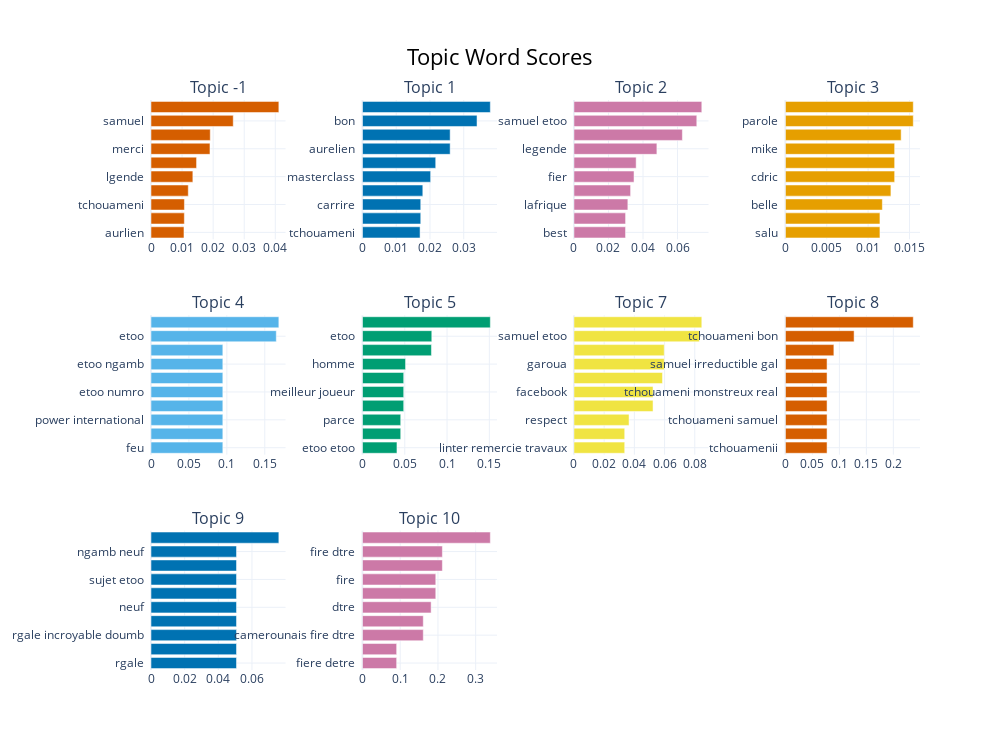

The code cell stored with this chart in its notebook:
### Code cell
topic_model.visualize_barchart(n_words=10, topics=[-1, 1,2,3,4,5,7,8,9,10 ] )

### Figure 1 — Plotly figure (JSON) as saved in the notebook; plotly's stock layout.template omitted (floating-point values rounded to 4 significant figures)
{"data": [{"marker": {"color": "#D55E00"}, "orientation": "h", "type": "bar", "x": [0.01061, 0.01073, 0.01075, 0.012, 0.01347, 0.01466, 0.01898, 0.01907, 0.02646, 0.04114], "xaxis": "x", "y": ["aurlien  ", "monsieur  ", "tchouameni  ", "mission  ", "lgende  ", "respect  ", "merci  ", "samuel etoo  ", "samuel  ", "etoo  "], "yaxis": "y"}, {"marker": {"color": "#0072B2"}, "orientation": "h", "type": "bar", "x": [0.01706, 0.01726, 0.01726, 0.01787, 0.02019, 0.0217, 0.02597, 0.02597, 0.03393, 0.03787], "xaxis": "x2", "y": ["tchouameni  ", "chapeau  ", "carrire  ", "vie  ", "masterclass  ", "aprs  ", "aurelien  ", "journaliste  ", "bon  ", "aurlien  "], "yaxis": "y2"}, {"marker": {"color": "#CC79A7"}, "orientation": "h", "type": "bar", "x": [0.02989, 0.0299, 0.03122, 0.03281, 0.0348, 0.03603, 0.04804, 0.0628, 0.07116, 0.07406], "xaxis": "x3", "y": ["best  ", "cameroun  ", "lafrique  ", "africain  ", "fier  ", "tellement  ", "legende  ", "etoo  ", "samuel etoo  ", "samuel  "], "yaxis": "y3"}, {"marker": {"color": "#E69F00"}, "orientation": "h", "type": "bar", "x": [0.01143, 0.01143, 0.01172, 0.01276, 0.01321, 0.01321, 0.01321, 0.014, 0.01546, 0.01546], "xaxis": "x4", "y": ["salu  ", "bara  ", "belle  ", "carrire  ", "cdric  ", "doumb  ", "mike  ", "aurlien  ", "parole  ", "vido  "], "yaxis": "y4"}, {"marker": {"color": "#56B4E9"}, "orientation": "h", "type": "bar", "x": [0.0947, 0.0947, 0.0947, 0.0947, 0.0947, 0.0947, 0.0947, 0.0947, 0.1652, 0.1685], "xaxis": "x5", "y": ["feu  ", "etoo power international  ", "power international  ", "etoo numro feu  ", "etoo numro  ", "power international etoo  ", "etoo ngamb  ", "bni  ", "etoo  ", "cameroun  "], "yaxis": "y5"}, {"marker": {"color": "#009E73"}, "orientation": "h", "type": "bar", "x": [0.04077, 0.04522, 0.04522, 0.04876, 0.04876, 0.04876, 0.05094, 0.08155, 0.08197, 0.1512], "xaxis": "x6", "y": ["etoo etoo  ", "erreurs  ", "parce  ", "erreurs parce  ", "meilleur joueur  ", "etoo etoo meilleur  ", "homme  ", "etoo meilleur  ", "etoo  ", "meilleur  "], "yaxis": "y6"}, {"marker": {"color": "#F0E442"}, "orientation": "h", "type": "bar", "x": [0.0336, 0.0336, 0.03647, 0.05236, 0.05236, 0.05861, 0.05977, 0.05977, 0.08302, 0.08464], "xaxis": "x7", "y": ["linter remercie travaux  ", "motivation dtermination merci  ", "respect  ", "grce  ", "facebook  ", "etoo  ", "garoua  ", "grce facebook  ", "samuel etoo  ", "samuel  "], "yaxis": "y7"}, {"marker": {"color": "#D55E00"}, "orientation": "h", "type": "bar", "x": [0.07716, 0.07716, 0.07716, 0.07716, 0.07716, 0.07716, 0.07716, 0.08977, 0.1273, 0.2369], "xaxis": "x8", "y": ["tchouamenii  ", "taff aprs foot  ", "tchouameni samuel  ", "pos bravo  ", "tchouameni monstreux real  ", "tchouameni samuel irreductible  ", "samuel irreductible gal  ", "bon  ", "tchouameni bon  ", "tchouameni  "], "yaxis": "y8"}, {"marker": {"color": "#0072B2"}, "orientation": "h", "type": "bar", "x": [0.05081, 0.05081, 0.05081, 0.05081, 0.05081, 0.05081, 0.05081, 0.05081, 0.05081, 0.07597], "xaxis": "x9", "y": ["rgale  ", "rgale incroyable  ", "rgale incroyable doumb  ", "sef  ", "neuf  ", "meilleeeuuu  ", "sujet etoo  ", "neuf inspirant  ", "ngamb neuf  ", "etoo  "], "yaxis": "y9"}, {"marker": {"color": "#CC79A7"}, "orientation": "h", "type": "bar", "x": [0.09058, 0.09058, 0.1611, 0.1611, 0.1819, 0.1943, 0.1943, 0.2117, 0.2117, 0.3388], "xaxis": "x10", "y": ["fiere detre  ", "forcment linterview qualit  ", "camerounais fire dtre  ", "camerounais fire  ", "dtre  ", "dtre camerounais  ", "fire  ", "fire dtre camerounais  ", "fire dtre  ", "camerounais  "], "yaxis": "y10"}], "layout": {"annotations": [{"font": {"size": 16}, "showarrow": false, "text": "Topic -1", "x": 0.0875, "xanchor": "center", "xref": "paper", "y": 1, "yanchor": "bottom", "yref": "paper"}, {"font": {"size": 16}, "showarrow": false, "text": "Topic 1", "x": 0.3625, "xanchor": "center", "xref": "paper", "y": 1, "yanchor": "bottom", "yref": "paper"}, {"font": {"size": 16}, "showarrow": false, "text": "Topic 2", "x": 0.6375, "xanchor": "center", "xref": "paper", "y": 1, "yanchor": "bottom", "yref": "paper"}, {"font": {"size": 16}, "showarrow": false, "text": "Topic 3", "x": 0.9125, "xanchor": "center", "xref": "paper", "y": 1, "yanchor": "bottom", "yref": "paper"}, {"font": {"size": 16}, "showarrow": false, "text": "Topic 4", "x": 0.0875, "xanchor": "center", "xref": "paper", "y": 0.6222, "yanchor": "bottom", "yref": "paper"}, {"font": {"size": 16}, "showarrow": false, "text": "Topic 5", "x": 0.3625, "xanchor": "center", "xref": "paper", "y": 0.6222, "yanchor": "bottom", "yref": "paper"}, {"font": {"size": 16}, "showarrow": false, "text": "Topic 7", "x": 0.6375, "xanchor": "center", "xref": "paper", "y": 0.6222, "yanchor": "bottom", "yref": "paper"}, {"font": {"size": 16}, "showarrow": false, "text": "Topic 8", "x": 0.9125, "xanchor": "center", "xref": "paper", "y": 0.6222, "yanchor": "bottom", "yref": "paper"}, {"font": {"size": 16}, "showarrow": false, "text": "Topic 9", "x": 0.0875, "xanchor": "center", "xref": "paper", "y": 0.2444, "yanchor": "bottom", "yref": "paper"}, {"font": {"size": 16}, "showarrow": false, "text": "Topic 10", "x": 0.3625, "xanchor": "center", "xref": "paper", "y": 0.2444, "yanchor": "bottom", "yref": "paper"}], "height": 750, "hoverlabel": {"bgcolor": "white", "font": {"family": "Rockwell", "size": 16}}, "showlegend": false, "title": {"font": {"color": "Black", "size": 22}, "text": "Topic Word Scores", "x": 0.5, "xanchor": "center", "yanchor": "top"}, "width": 1000, "xaxis": {"anchor": "y", "domain": [0, 0.175], "showgrid": true}, "xaxis10": {"anchor": "y10", "domain": [0.275, 0.45], "showgrid": true}, "xaxis11": {"anchor": "y11", "domain": [0.55, 0.725], "showgrid": true}, "xaxis12": {"anchor": "y12", "domain": [0.825, 1], "showgrid": true}, "xaxis2": {"anchor": "y2", "domain": [0.275, 0.45], "showgrid": true}, "xaxis3": {"anchor": "y3", "domain": [0.55, 0.725], "showgrid": true}, "xaxis4": {"anchor": "y4", "domain": [0.825, 1], "showgrid": true}, "xaxis5": {"anchor": "y5", "domain": [0, 0.175], "showgrid": true}, "xaxis6": {"anchor": "y6", "domain": [0.275, 0.45], "showgrid": true}, "xaxis7": {"anchor": "y7", "domain": [0.55, 0.725], "showgrid": true}, "xaxis8": {"anchor": "y8", "domain": [0.825, 1], "showgrid": true}, "xaxis9": {"anchor": "y9", "domain": [0, 0.175], "showgrid": true}, "yaxis": {"anchor": "x", "domain": [0.7556, 1], "showgrid": true}, "yaxis10": {"anchor": "x10", "domain": [0, 0.2444], "showgrid": true}, "yaxis11": {"anchor": "x11", "domain": [0, 0.2444], "showgrid": true}, "yaxis12": {"anchor": "x12", "domain": [0, 0.2444], "showgrid": true}, "yaxis2": {"anchor": "x2", "domain": [0.7556, 1], "showgrid": true}, "yaxis3": {"anchor": "x3", "domain": [0.7556, 1], "showgrid": true}, "yaxis4": {"anchor": "x4", "domain": [0.7556, 1], "showgrid": true}, "yaxis5": {"anchor": "x5", "domain": [0.3778, 0.6222], "showgrid": true}, "yaxis6": {"anchor": "x6", "domain": [0.3778, 0.6222], "showgrid": true}, "yaxis7": {"anchor": "x7", "domain": [0.3778, 0.6222], "showgrid": true}, "yaxis8": {"anchor": "x8", "domain": [0.3778, 0.6222], "showgrid": true}, "yaxis9": {"anchor": "x9", "domain": [0, 0.2444], "showgrid": true}}}
